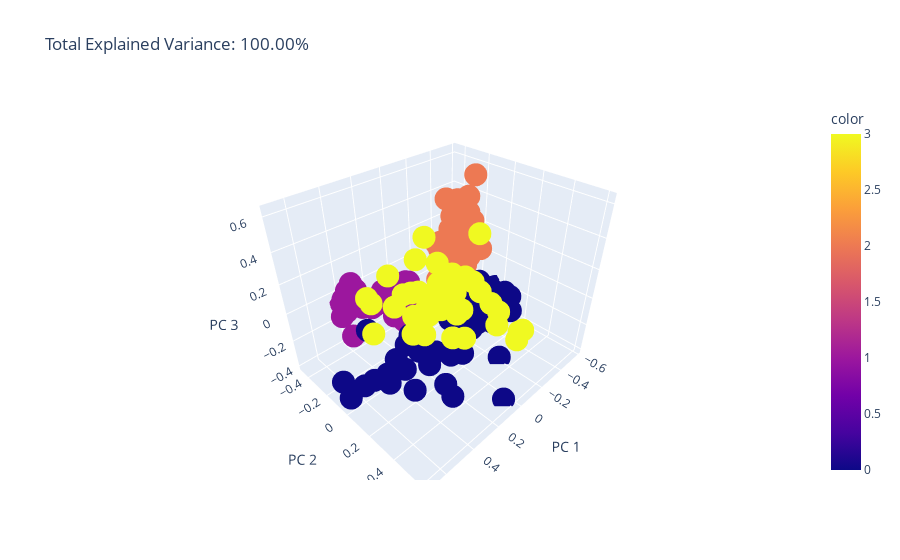

This figure's notebook cell:
### Code cell
X = df2_scal[["age", "annual_income", "spending_score"]]

pca = PCA(n_components=3)
components = pca.fit_transform(X)

total_var = pca.explained_variance_ratio_.sum() * 100

fig = px.scatter_3d(
    components, x=0, y=1, z=2, color=df2_scal['clusterlabels'],
    title=f'Total Explained Variance: {total_var:.2f}%',
    labels={'0': 'PC 1', '1': 'PC 2', '2': 'PC 3'}
)
fig.show()

### Figure 1 — Plotly figure (JSON) as saved in the notebook; plotly's stock layout.template omitted (floating-point values rounded to 4 significant figures; data arrays with more than 128 entries replaced by an {"elided": "..."} marker saying what was removed)
{"data": [{"hovertemplate": "PC 1=%{x}<br>PC 2=%{y}<br>PC 3=%{z}<br>color=%{marker.color}<extra></extra>", "legendgroup": "", "marker": {"color": {"elided": "200 int values"}, "coloraxis": "coloraxis", "symbol": "circle"}, "mode": "markers", "name": "", "scene": "scene", "showlegend": false, "type": "scatter3d", "x": {"elided": "200 float values"}, "y": {"elided": "200 float values"}, "z": {"elided": "200 float values"}}], "layout": {"coloraxis": {"colorbar": {"title": {"text": "color"}}, "colorscale": [[0, "#0d0887"], [0.1111, "#46039f"], [0.2222, "#7201a8"], [0.3333, "#9c179e"], [0.4444, "#bd3786"], [0.5556, "#d8576b"], [0.6667, "#ed7953"], [0.7778, "#fb9f3a"], [0.8889, "#fdca26"], [1, "#f0f921"]]}, "legend": {"tracegroupgap": 0}, "scene": {"domain": {"x": [0, 1], "y": [0, 1]}, "xaxis": {"title": {"text": "PC 1"}}, "yaxis": {"title": {"text": "PC 2"}}, "zaxis": {"title": {"text": "PC 3"}}}, "title": {"text": "Total Explained Variance: 100.00%"}}}
